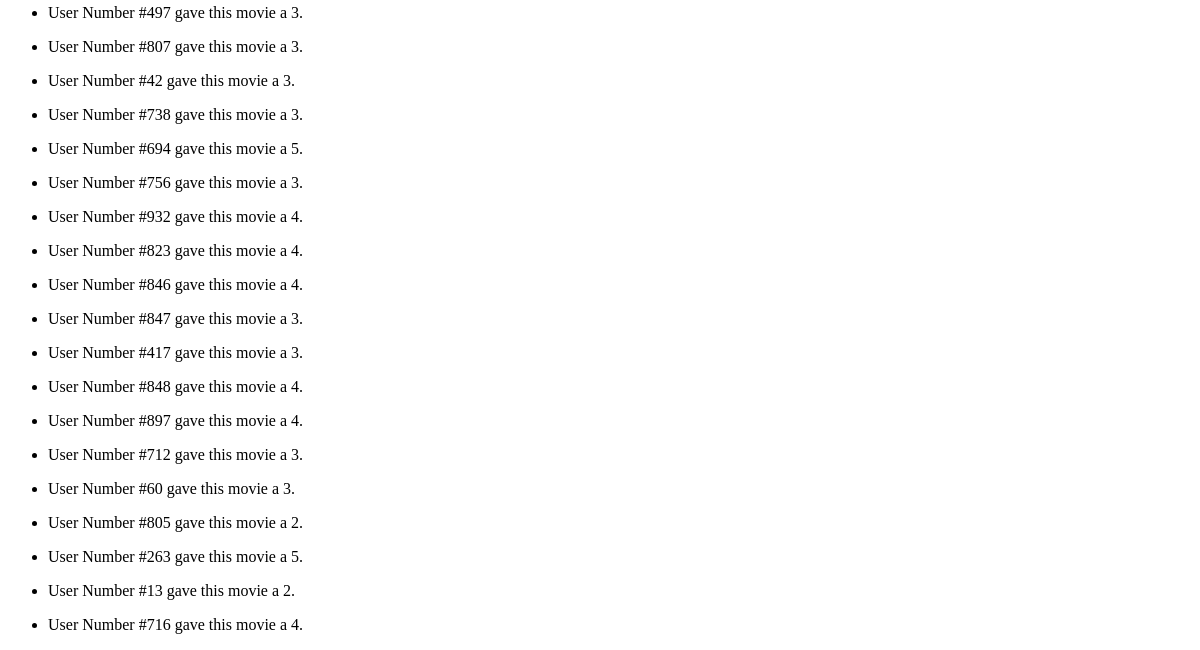
The app's page /movies/141 (lower part), older data.
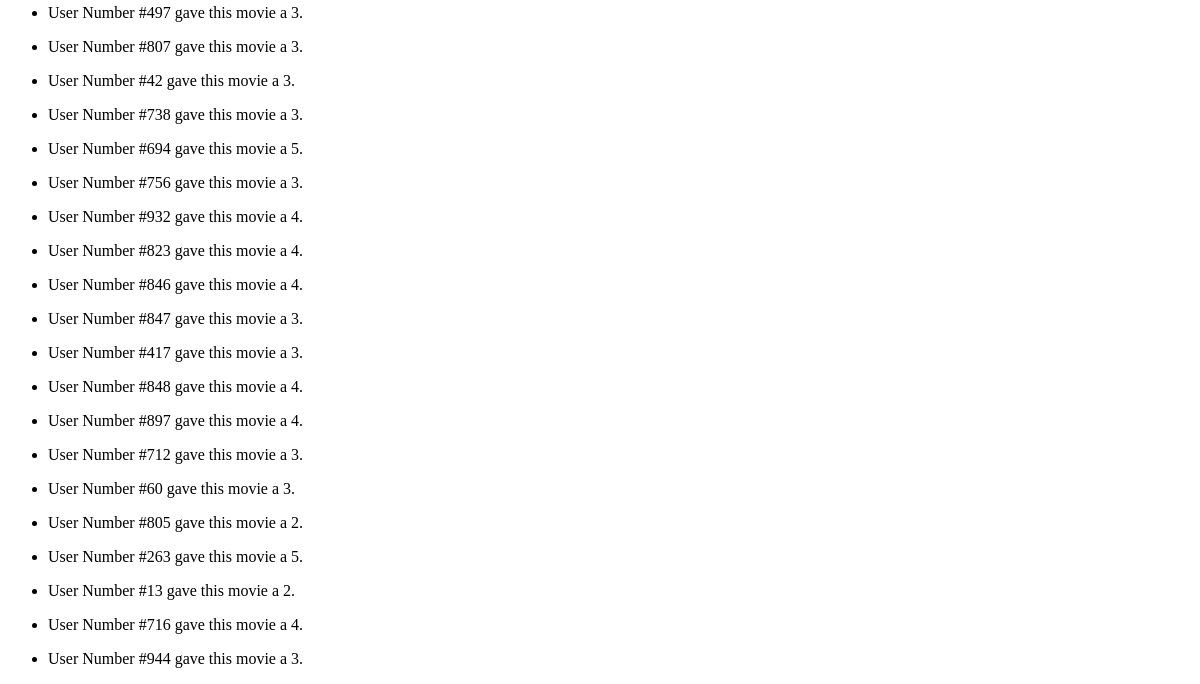
The same page, newer data.
### model.py (models this page shows, shortened)
class User(db.Model):
    __tablename__ = "users"
    user_id = db.Column(db.Integer, autoincrement=True, primary_key=True)
    email = db.Column(db.String(64), nullable=True, unique=True)
    password = db.Column(db.String(64), nullable=True)
    age = db.Column(db.Integer, nullable=True)
    zipcode = db.Column(db.String(15), nullable=True)

### server.py (the view)
@app.route("/movies/<int:id>")
def show_movie_info(id):
    movie_object = Movie.query.get(id)
    movies_ratings = movie_object.ratings
    movie_dict = {}
    for movie in movies_ratings:
        movie_dict[movie.user] = movie.score
    return render_template('about_movie.html',
                            movie_object=movie_object,
                            movie_dict=movie_dict)

### templates/about_movie.html (shortened to what this page needs)
{% extends "base.html" %}
{% block content %}
<p>IMDb URL: <a href="{{ movie_object.imdb_url }}">{{ movie_object.title }}</a>
{% for user_object, score in movie_dict.items() %}
    <ul>
        <li>User Number #{{ user_object.user_id }} gave this movie a {{ score }}.</li>
    </ul>
{% endfor %}
{% endblock %}

### templates/base.html (shortened to what this page needs)
<!doctype html>
<html>
<head>
</head>
<body>
{% block content %} put your content here {% endblock %}
</body>
</html>

Row changes from the older to the newer data that the page shows:
now on this page (row edited): User: user_id "944", score "3"
